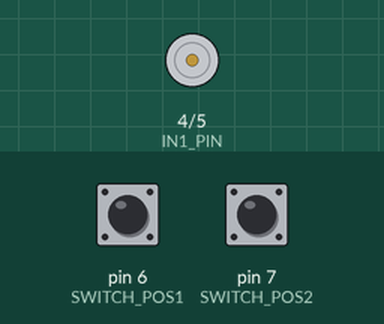
Recording of a sketch running on a simulated Arduino Uno, built with avr-gcc and run on an emulated ATmega328P. Shown: motor-driver pin pairs drawn as motors (green arrow = first pin HIGH = forward, orange = second pin HIGH = backward, longer = more drive, scaled by the enable pin). Inputs (shaded band) come from the test bench; at power-on: pin 6 (SWITCH_POS1) LOW, pin 7 (SWITCH_POS2) LOW.

Above: at 1.2 s.
1.3 s: pin 6 (SWITCH_POS1) pulled HIGH for 0.15 s
At 1.37 s:
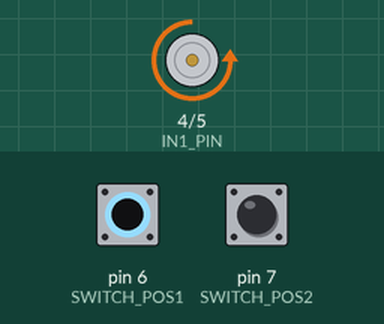
2.9 s: pin 7 (SWITCH_POS2) pulled HIGH for 0.15 s
At 2.97 s:
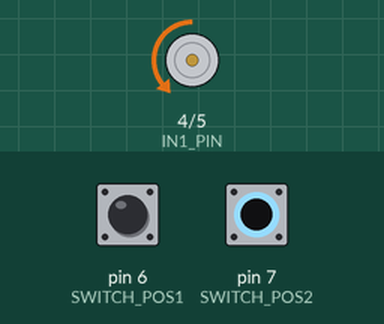
4.5 s: pin 7 (SWITCH_POS2) pulled HIGH for 3.2 s
At 8.5 s:
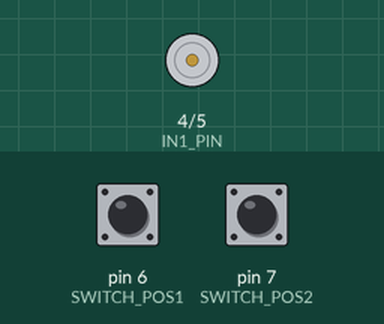
9.2 s: pin 6 (SWITCH_POS1) pulled HIGH for 3.2 s
At 9.6 s:
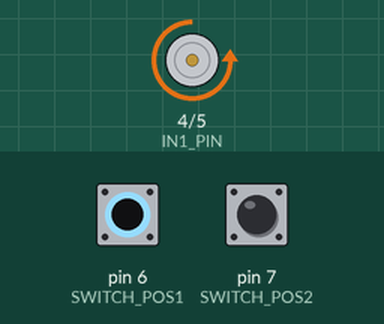
Timing chart, 0 to 13.9 s (numbered marks = the images above; inputs shaded):
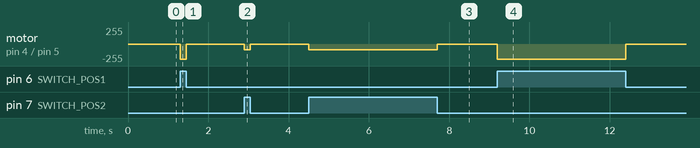

Measured:
- after the input at 1.3 s, motor on pin 4 (IN1_PIN) / pin 5 (IN2_PIN): stopped → backward 232/255 at once, → stopped 0.15 s later
- after the input at 2.9 s, motor on pin 4 (IN1_PIN) / pin 5 (IN2_PIN): stopped → backward 84/255 at once, → stopped 0.15 s later
- after the input at 4.5 s, motor on pin 4 (IN1_PIN) / pin 5 (IN2_PIN): stopped → backward 84/255 at once, → stopped 3.2 s later
- after the input at 9.2 s, motor on pin 4 (IN1_PIN) / pin 5 (IN2_PIN): stopped → backward 232/255 at once, → stopped 3.2 s later

The sketch:

LOOP_01_Controls.ino
```cpp
// Pins
#define PWM_PIN 3      // PWM-Ausgang für Motor
#define IN1_PIN 4      // Richtungspin 1
#define IN2_PIN 5      // Richtungspin 2
#define SWITCH_POS1 6  // Wippschalter Position 1
#define SWITCH_POS2 7  // Wippschalter Position 2

// Drehzahlen (PWM-Werte)
#define SPEED_POSITION1 1000  // Drehzahl für Position 1 (33 1/3 RPM)
#define SPEED_POSITION2 1364  // Drehzahl für Position 2 (45 RPM)

void setup() {
  // Motortreiber-Pins
  pinMode(PWM_PIN, OUTPUT);
  pinMode(IN1_PIN, OUTPUT);
  pinMode(IN2_PIN, OUTPUT);

  // Schalter-Pins
  pinMode(SWITCH_POS1, INPUT);
  pinMode(SWITCH_POS2, INPUT);

  // Standard: Motor aus
  digitalWrite(IN1_PIN, LOW);
  digitalWrite(IN2_PIN, LOW);
}

void loop() {
  // Schalter abfragen
  bool pos1 = digitalRead(SWITCH_POS1);  // Schalterstellung 1
  bool pos2 = digitalRead(SWITCH_POS2);  // Schalterstellung 2

  // Motorsteuerung basierend auf Schalterstellung
  if (pos1 && !pos2) {
    // Position 1: Motor mit SPEED_POSITION1 in entgegengesetzter Richtung
    analogWrite(PWM_PIN, SPEED_POSITION1);
    digitalWrite(IN1_PIN, LOW);
    digitalWrite(IN2_PIN, HIGH);
  } else if (pos2 && !pos1) {
    // Position 2: Motor mit SPEED_POSITION2 in entgegengesetzter Richtung
    analogWrite(PWM_PIN, SPEED_POSITION2);
    digitalWrite(IN1_PIN, LOW);
    digitalWrite(IN2_PIN, HIGH);
  } else {
    // Position 0: Motor aus
    analogWrite(PWM_PIN, 0);
    digitalWrite(IN1_PIN, LOW);
    digitalWrite(IN2_PIN, LOW);
  }
}
```
